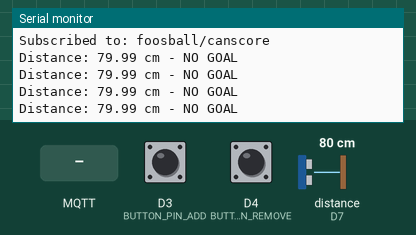
This sketch was run on a simulated ESP8266 (Wemos D1 mini). Shown: the last lines printed to the serial monitor. Wiring (inferred from the names in the program): ultrasonic range finder: trigger D6; echo D7. Inputs (shaded band) come from the test bench; at power-on: distance to the obstacle (sensor on D7) 80 cm, D3 (BUTTON_PIN_ADD) HIGH, D4 (BUTTON_PIN_REMOVE) HIGH. The echo pulse lasts 58.3 µs per cm; WiFi joins after 1.5 s; servers stay silent unless stated; no MQTT or app messages arrive unless stated.

Above: at 2.7 s.
2.8 s: distance to the obstacle (sensor on D7) set to 2 cm
At 3.29 s:
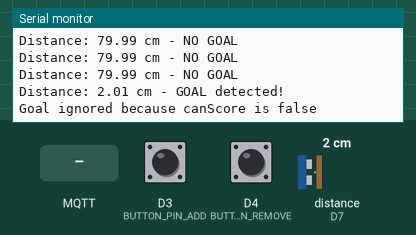
4.5 s: D3 (BUTTON_PIN_ADD) pulled LOW for 0.15 s
At 4.8 s:
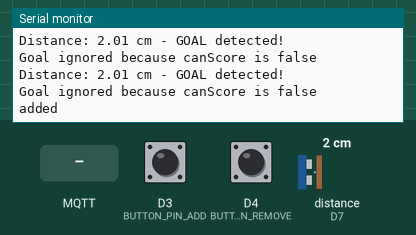
6.1 s: D4 (BUTTON_PIN_REMOVE) pulled LOW for 0.15 s
At 6.31 s:
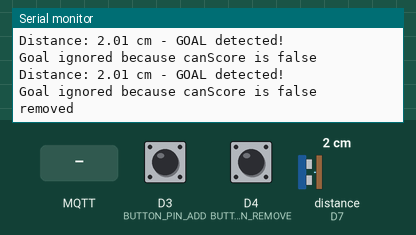
7.7 s: MQTT message "true" arrives on the first subscribed topic
At 8.12 s:
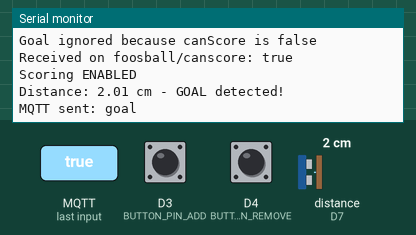
9.4 s: MQTT message "false" arrives on the first subscribed topic
At 9.63 s:
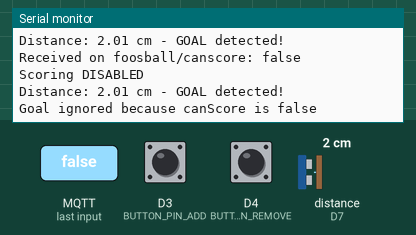

The sketch:

sketch_oct30a_copy_20260428121301.ino
```cpp
#include <ESP8266WiFi.h>
#include <PubSubClient.h>

// ===== WiFi =====
const char* WIFI_SSID = "IOT12";
const char* WIFI_PASS = "iotempire";

// ===== MQTT =====
const char* MQTT_BROKER = "192.168.14.1";
const int   MQTT_PORT   = 1883;

const char* TOPIC_GOAL     = "foosball/goal/tiim2";
const char* TOPIC_CANSCORE = "foosball/canscore";

const char* TOPIC_SCORE     = "foosball/score/tiim2";

const char* CLIENT_ID  = "wemos-goal-node2";

// ===== Ultrasonic sensor pins =====
#define TRIG_PIN D6
#define ECHO_PIN D7
#define BUTTON_PIN_ADD D3
#define BUTTON_PIN_REMOVE D4


// ===== Goal detection =====
#define GOAL_DISTANCE_CM 6.0

bool goalAlreadySent = false;
bool canScore = false;   // default: cannot score until MQTT says "true"
bool lastButtonState_add = HIGH;
bool lastButtonState_remove = HIGH;

WiFiClient espClient;
PubSubClient mqttClient(espClient);

void connectWiFi() {
  WiFi.mode(WIFI_STA);
  WiFi.begin(WIFI_SSID, WIFI_PASS);

  Serial.print("Connecting to WiFi");

  while (WiFi.status() != WL_CONNECTED) {
    delay(500);
    Serial.print(".");
  }

  Serial.println();
  Serial.print("WiFi connected, IP: ");
  Serial.println(WiFi.localIP());
}

void mqttCallback(char* topic, byte* payload, unsigned int length) {
  String msg = "";

  for (unsigned int i = 0; i < length; i++) {
    msg += (char)payload[i];
  }

  msg.trim();
  msg.toLowerCase();

  Serial.print("Received on ");
  Serial.print(topic);
  Serial.print(": ");
  Serial.println(msg);

  if (String(topic) == TOPIC_CANSCORE) {
    if (msg == "true") {
      canScore = true;
      Serial.println("Scoring ENABLED");
    } else if (msg == "false") {
      canScore = false;
      goalAlreadySent = false; // reset goal lock
      Serial.println("Scoring DISABLED");
    }
  }
}

void connectMQTT() {
  while (!mqttClient.connected()) {
    Serial.print("Connecting to MQTT... ");

    if (mqttClient.connect(CLIENT_ID)) {
      Serial.println("connected");

      mqttClient.subscribe(TOPIC_CANSCORE);
      Serial.print("Subscribed to: ");
      Serial.println(TOPIC_CANSCORE);

    } else {
      Serial.print("failed, rc=");
      Serial.print(mqttClient.state());
      Serial.println(" retry in 2 seconds");
      delay(2000);
    }
  }
}

float readDistanceCm() {
  long duration;
  float distanceCm;

  digitalWrite(TRIG_PIN, LOW);
  delayMicroseconds(2);

  digitalWrite(TRIG_PIN, HIGH);
  delayMicroseconds(10);
  digitalWrite(TRIG_PIN, LOW);

  duration = pulseIn(ECHO_PIN, HIGH, 30000);

  if (duration == 0) {
    return -1; // no echo
  }

  distanceCm = duration * 0.0343 / 2;
  return distanceCm;
}

void setup() {
  Serial.begin(115200);

  pinMode(TRIG_PIN, OUTPUT);
  pinMode(ECHO_PIN, INPUT);

  Serial.println("Wemos D1 mini goal detector starting...");

  connectWiFi();

  mqttClient.setServer(MQTT_BROKER, MQTT_PORT);
  mqttClient.setCallback(mqttCallback);

  //button
  pinMode(BUTTON_PIN_ADD, INPUT_PULLUP);
  pinMode(BUTTON_PIN_REMOVE, INPUT_PULLUP);

}

void loop() {
  if (WiFi.status() != WL_CONNECTED) {
    connectWiFi();
  }

  if (!mqttClient.connected()) {
    connectMQTT();
  }

  mqttClient.loop();

  float distanceCm = readDistanceCm();

  if (distanceCm == -1) {
    Serial.println("No echo detected");
  } else {
    Serial.print("Distance: ");
    Serial.print(distanceCm);
    Serial.print(" cm - ");

    if (distanceCm < GOAL_DISTANCE_CM) {
      Serial.println("GOAL detected!");

      if (canScore == true) {
        if (!goalAlreadySent) {
          mqttClient.publish(TOPIC_GOAL, "goal");
          Serial.println("MQTT sent: goal");
          goalAlreadySent = true;
        }
      } else {
        Serial.println("Goal ignored because canScore is false");
      }

    } else {
      Serial.println("NO GOAL");

      // Reset so it can detect the next goal
      goalAlreadySent = false;
    }
  }
  bool buttonState_add = digitalRead(BUTTON_PIN_ADD);
  bool buttonState_remove = digitalRead(BUTTON_PIN_REMOVE);

  if (buttonState_add == LOW && lastButtonState_add == HIGH) {
      mqttClient.publish(TOPIC_SCORE, "1");
      Serial.println("added");
  }

  lastButtonState_add = buttonState_add;

  if (buttonState_remove == LOW && lastButtonState_remove == HIGH) {
      mqttClient.publish(TOPIC_SCORE, "-1");
      Serial.println("removed");
  }

  lastButtonState_remove = buttonState_remove;

  delay(300);
}
```

Measured:
- after the input at 2.8 s, the serial monitor: prints a new line after 0.28 s (image 1)
- after the input at 4.5 s, the serial monitor: prints a new line after 0.09 s (image 2)
- after the input at 6.1 s, the serial monitor: prints a new line at once (image 3)
- after the input at 7.7 s, the serial monitor: prints a new line after 0.21 s (image 4)
- after the input at 9.4 s, the serial monitor: prints a new line at once (image 5)
